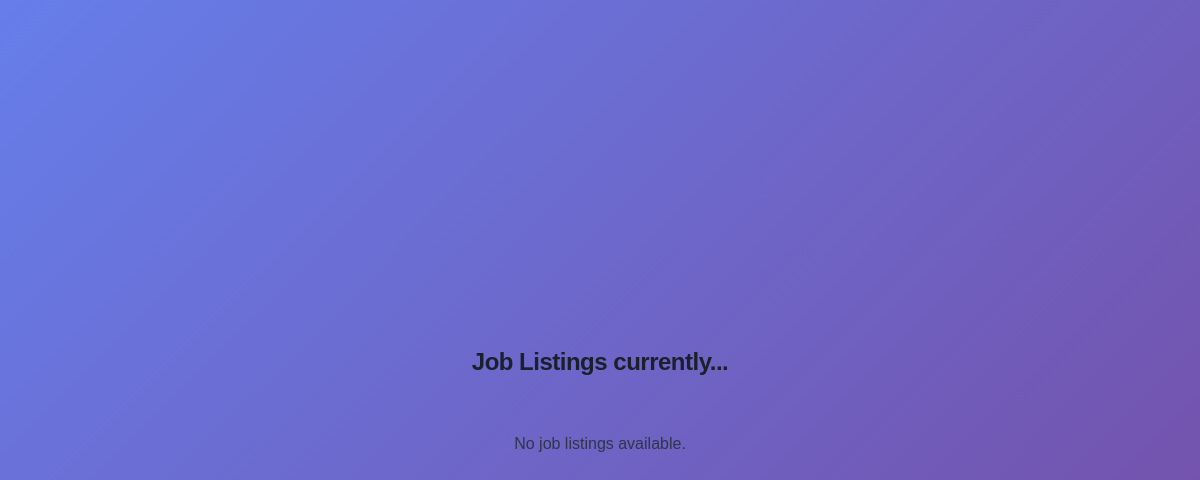
/joblistings, run on an earlier commit of the app's database.
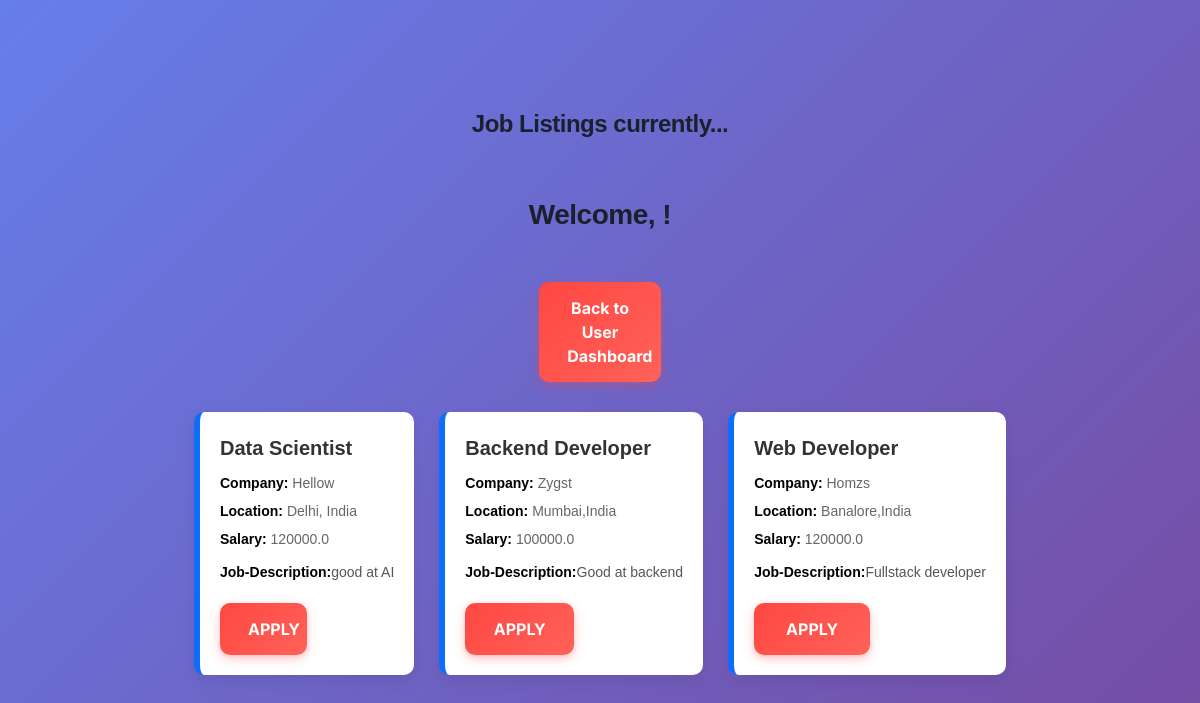
And on a later commit of the database.
### app.py (models this page shows)
class Job(db.Model):
    job_id = db.Column(db.Integer, primary_key=True)
    job_company = db.Column(db.String(20),nullable = False)
    job_description = db.Column(db.String(100),nullable = True)
    job_title = db.Column(db.String(20),nullable = False)
    job_location = db.Column(db.String(20),nullable = False)
    job_salary = db.Column(db.Float,nullable = False)
    applicants = db.relationship('AppliedJob', back_populates='job')

### app.py (the view)
@app.route('/joblistings')
def joblistings():
    jobs = Job.query.all()
    return render_template('admn_func/joblistings.html', jobs=jobs)

### templates/admn_func/joblistings.html (shortened to what this page needs)
<!DOCTYPE html>
<html lang="en">
<head>
    <link rel="stylesheet" href="{{ url_for('static', filename='css/style.css') }}">
</head>
<body>
<br><br>
<h2 style="text-align:center;">Job Listings currently...</h2>
<br>
{% if jobs %}
    {% if session['username'] != "admin" %}
        <nav>
        <h1 style="text-align:center;">Welcome, {{ session['username'] }}!</h1>
        <div style="text-align:center;display:grid;margin-top:20px;">
            <form action="{{ url_for('user_dashboard', uname=uname) }}" method="GET">
                <button type="submit">Back to User Dashboard</button>
            </form>
        </div>
        </nav>
            <div class="job-grid">
                {% for job in jobs %}
                    <div class="job-card">
                        <div class="job-title">
                            {{ job.job_title }}
                        </div>
                        <div class="job-meta">
                            <span>Company:</span> {{ job.job_company }}
                        </div>
                        <div class="job-meta">
                            <span>Location:</span> {{ job.job_location }}
                        </div>
                        <div class="job-meta">
                            <span>Salary:</span> {{ job.job_salary }}
                        </div>
                        <div class="job-desc">
                            <span>Job-Description:</span>{{ job.job_description }}
                        </div>
                        <form action="{{ url_for('apply', job_id=job.job_id) }}" method="GET">
                            <button type="submit">APPLY</button>
                        </form>
                    </div>
                {% endfor %}
            </div>
    {% endif %}
    {% else %}
        <p style="text-align:center;">No job listings available.</p>
    {% endif %}
    <br><br>
</body>
</html>

What changed in the data, as far as the page shows it:
added Job: job_title "Data Scientist", job_company "Hellow", job_location "Delhi, India", job_salary "120000.0", job_description "good at AI"
added Job: job_title "Backend Developer", job_company "Zygst", job_location "Mumbai,India", job_salary "100000.0", job_description "Good at backend"
added Job: job_title "Web Developer", job_company "Homzs", job_location "Banalore,India", job_salary "120000.0", job_description "Fullstack developer"
Also different on the page:
text no longer shown: "No job listings available."
text now shown: "Welcome, ! Back to User Dashboard"
